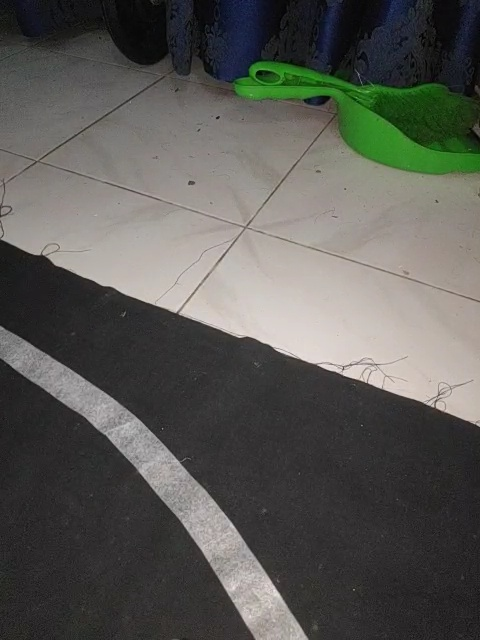
#> input picture PC/LaneDetectionModule/images/0.jpg, 480 x 640 px, given in place of the camera
$ python main_pc.py
#> lines starting #> are read from the running program, lines starting #| are printed output that depends on the picture; long printed decimals are rounded
### RaspberryPi/LaneDetectionModule/lane_detection.py
import cv2
import numpy as np
from enum import Enum

AVG_GRAD = 2


class LaneDetectionHandlerType(Enum):
    ONE_ROW = 1
    MANY_ROWS = 2
    LINE_PREDICT = 3


class LaneDetection:
    def __init__(self, calibration=0, crop_range_w=(0.2, 0.8), crop_range_h=(0.5, 1), blur_kernel_size=(3, 3),
                 canny_threshold_range=(30, 90), row_count=5, method=LaneDetectionHandlerType.ONE_ROW):
        """
        Initialize the Lane Detection module.

        :param calibration: Displacement of the center of the camera.
        :param crop_range_w: Fraction of the width to be considered when detecting lanes.
        :param crop_range_h: Fraction of the height to be considered when detecting lanes.
        :param blur_kernel_size: Size of the Gaussian Blur kernel
        :param canny_threshold_range: Low and high thresholds of Canny Edge Detector.
        :param row_count: Number of rows considered for MANY_ROWS
        :param method: Import LaneDetectionHandlerType enum to change how wheel speeds are calculated.
        """
#> further down, img is the input picture: shape (640, 480, 3); mean B, G, R 84.9, 89.5, 89.6
        self.calibration = calibration
        self.crop_range_w = crop_range_w
        self.crop_range_h = crop_range_h
        self.kernel_size = blur_kernel_size
        self.low_threshold, self.high_threshold = canny_threshold_range
        self.row_count = 20
        self.method = method

        self.correct_fraction = 0.4

    def get_canny(self, image):
        """
        Get the image with the canny edge detector applied.

        :param image: Image on which edges need to be detected.
        :return: Image with just the detected edges.
        """
        gray = cv2.cvtColor(np.array(image), cv2.COLOR_BGR2GRAY)
        blur = cv2.GaussianBlur(gray, self.kernel_size, 8)
        canny = cv2.Canny(blur, self.low_threshold, self.high_threshold)
        return canny

    # [9 lines left out: function set_automatic_threshold, not called in this run]

    def crop_image(self, image, lines=None):
        """
        Method to crop image. Crops horizontally by crop_range_w. Crops the specified number of lines
        vertically if `lines` is defined. Else crops by crop_range_h.

        :param image: Image to be cropped
        :param lines: Number of rows of pixels in cropped image
        :return: Cropped image, cropped image's height, cropped image's width
        """
        h, w = image.shape[:2]
#> h = 640; w = 480
        range_w = (int(self.crop_range_w[0] * w), int(self.crop_range_w[1] * w))
#> range_w = (0, 480)
        if not lines:
            range_h = (int(self.crop_range_h[0] * h), int(self.crop_range_h[1] * h))
#> range_h = (192, 576)
            return image[range_h[0]:range_h[1], range_w[0]:range_w[1]], range_h[1] - range_h[0], range_w[1] - range_w[0]
        return image[-lines:, range_w[0]:range_w[1]], lines, range_w[1] - range_w[0]

    def get_speed_fractions(self, image):
        """
        Method to get left and right speeds as fractions.

        :param image: Image to be used to make the decision.
        :return: Left wheel speed, Right wheel speed (range: 0 - 1; None if couldn't find edges), canny image.
        """

        cropped, h, w = self.crop_image(image)
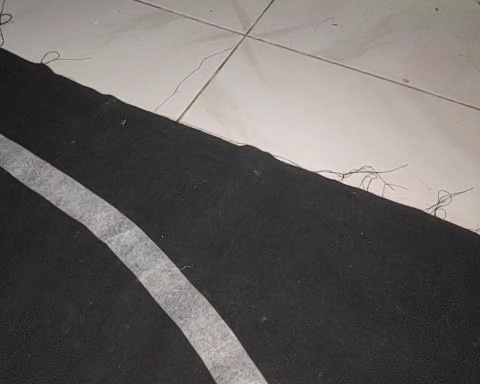
#> cropped: shape (384, 480, 3); mean B, G, R 97.6, 99.7, 103.8
#> h = 384; w = 480
        canny = self.get_canny(cropped)
#> in get_canny, `canny = cv2.Canny(blur, self.low_threshold, self.high_threshold)`:
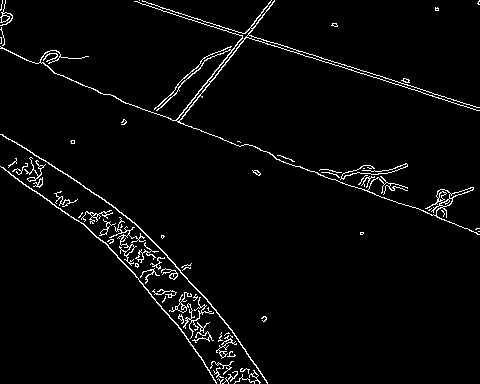
#> canny: shape (384, 480); 3.1% white in thin lines or dots
        left, right = 0, 0

        if self.method == LaneDetectionHandlerType.ONE_ROW:
            left, right = self.get_speed_fractions_one_row(canny, w, h)
        elif self.method == LaneDetectionHandlerType.LINE_PREDICT:
            left, right = self.get_speed_fractions_line_predict(canny, w)
            # Temp: Added to see lines when debugging
            lines = cv2.HoughLinesP(canny, 1, np.pi / 180, 100, minLineLength=50, maxLineGap=50)
            canny = cv2.merge([canny, canny, canny])
            if lines is not None:
                for line in lines:
                    x1, y1, x2, y2 = line[0]
                    cv2.line(canny, (x1, y1), (x2, y2), (0, 255, 0), thickness=2, lineType=8)
        elif self.method == LaneDetectionHandlerType.MANY_ROWS:
            for i in range(0, h, 15):
                l, r = self.get_speed_fractions_one_row(canny, w, h - i)
                left += l
                right += r
#> this loop made 26 passes
#> (left, right, l, r) on passes 1 to 12: (0.0583, 0.025, 0.0583, 0.025), (0.0625, 0.0667, 0.00417, 0.0417), (0.0875, 0.112, 0.025, 0.0458), (1.09, 0.125, 1, 0.0125), (2.09, 0.183, 1, 0.0583), (3.09, 0.292, 1, 0.108), (4.09, 0.454, 1, 0.163), (5.09, 0.675, 1, 0.221), (6.09, 0.879, 1, 0.204), (7.09, 1.21, 1, 0.333), (7.59, 1.61, 0.5, 0.396), (8.42, 2.07, 0.829, 0.463)
#> after the loop, left = 15.07; right = 7.08
            left /= h/15
#> left = 0.589
            right /= h/15
#> right = 0.277

        return left, right, canny

    # [21 lines left out: functions get_speed_fractions_line_predict, get_fraction_using_line_grads, not called in this run]

    def get_speed_fractions_one_row(self, canny, w, row):
        max_pixels = w // 2 - self.calibration
        left, right = max_pixels, max_pixels
        found_l, found_r = False, False
        for i in range(max_pixels):
            p1 = canny[row - 1, max_pixels + i]
            p2 = canny[row - 1, max_pixels - i]
            if not found_l and p1 > 0:
                found_l = True
                left = i
            if not found_r and p2 > 0:
                found_r = True
                right = i
            if found_l and found_r:
                break
        return left/max_pixels, right/max_pixels

    def get_turn_amount(self, image):
        """
        Calculate the turn amount (how much to turn right) using speed fractions
        :param image: Image to be used to make the decision.
        :return: turn amount (None if cannot find), canny image
        """
        l_fraction, r_fraction, canny = self.get_speed_fractions(image)
#> l_fraction = 0.589; r_fraction = 0.277

        if l_fraction == 0 and r_fraction > 0:
            turn_amount = int((self.correct_fraction - r_fraction) * 64)
        elif r_fraction == 0 and l_fraction > 0:
            turn_amount = int((l_fraction - self.correct_fraction) * 64)
        elif l_fraction == 0 and r_fraction == 0:
            turn_amount = None
        else:
            print(l_fraction, r_fraction, end=", ")
#| 0.5885 0.2767,
            turn_amount = int((l_fraction - r_fraction) * 64)
#> turn_amount = 19
            if abs(turn_amount) < 2:
                self.correct_fraction = l_fraction
        print(turn_amount)
#| 19

        return turn_amount, canny

### RaspberryPi/main_pc.py
from LaneDetectionModule.lane_detection import LaneDetection, LaneDetectionHandlerType

# For Camera Input
import cv2

# Set up camera
cap = cv2.VideoCapture(0)
cap.set(3, 640)
cap.set(4, 480)

# Initialize module objects
# mv = Movement()
ld = LaneDetection(crop_range_h=(.3, .9), crop_range_w=(0, 1), method=LaneDetectionHandlerType.MANY_ROWS)

# Loop over incoming camera frames
while True:
    ret, img = cap.read()
    cv2.imshow("original", img)

    # Lane Detection portion
    turn_amount, canny = ld.get_turn_amount(img)
#> turn_amount = 19
    cv2.imshow("canny", canny)

    # TODO: Adjust delay according to speed
    # mv.set_delayed_turn_amount(.5, turn_amount)

    # Object Detection portion (temp)
    # mv.set_speed(100)

    # mv.apply_speeds()

    if cv2.waitKey(1) == ord('q'):
#> (key q is pressed here)
        break

# mv.reset_speeds()
cap.release()
cv2.destroyAllWindows()

$ run again, on PC/LaneDetectionModule/images/1.jpg
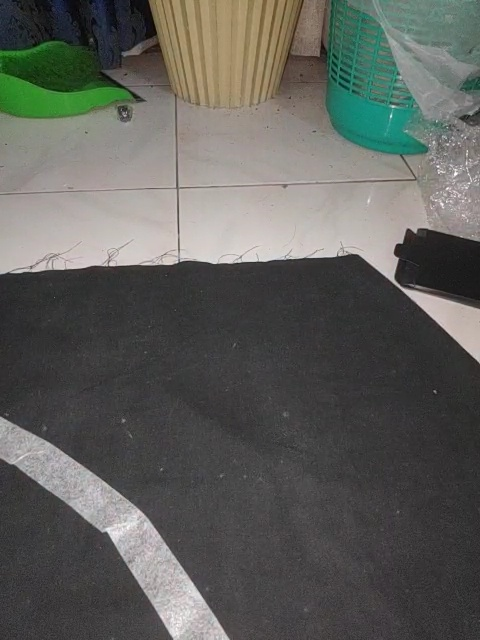
#> input picture PC/LaneDetectionModule/images/1.jpg, 480 x 640 px, given in place of the camera
#> img is the input picture: shape (640, 480, 3); mean B, G, R 90.9, 95.5, 94.4
#> in get_speed_fractions, `cropped, h, w = self.crop_image(image)`:
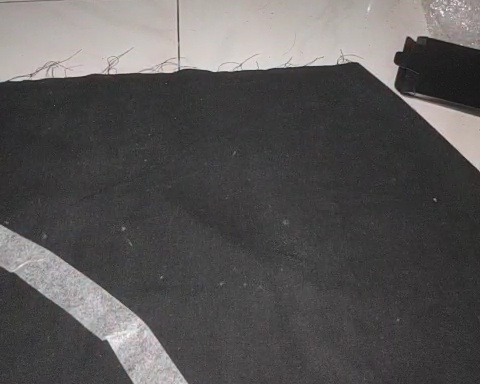
#> cropped: shape (384, 480, 3); mean B, G, R 86, 86.2, 88.6
#> in get_speed_fractions, `cropped, h, w = self.crop_image(image)`: h = 384; w = 480
#> in get_canny, `canny = cv2.Canny(blur, self.low_threshold, self.high_threshold)`:
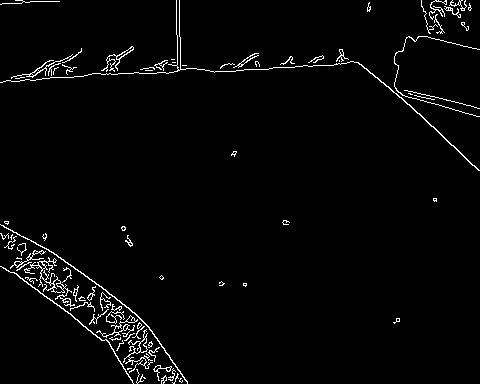
#> canny: shape (384, 480); 2.5% white in thin lines or dots
#> the loop in get_speed_fractions, `for i in range(0, h, 15):` made 26 passes
#> (left, right, l, r) on passes 1 to 8: (1, 0.221, 1, 0.221), (2, 0.483, 1, 0.263), (3, 0.787, 1, 0.304), (4, 1.13, 1, 0.346), (4.64, 1.53, 0.642, 0.396), (5.64, 1.99, 1, 0.463), (6.64, 2.54, 1, 0.546), (7.64, 2.86, 1, 0.321)
#> after the loop in get_speed_fractions, `for i in range(0, h, 15):`: left = 21.44; right = 16.29
#> in get_speed_fractions, `left /= h/15`: left = 0.838
#> in get_speed_fractions, `right /= h/15`: right = 0.636
#> l_fraction = 0.838; r_fraction = 0.636
#| 0.8376 0.6362,
#> in get_turn_amount, `turn_amount = int((l_fraction - r_fraction) * 64)`: turn_amount = 12
#| 12

$ run again, on PC/LaneDetectionModule/images/2.jpg
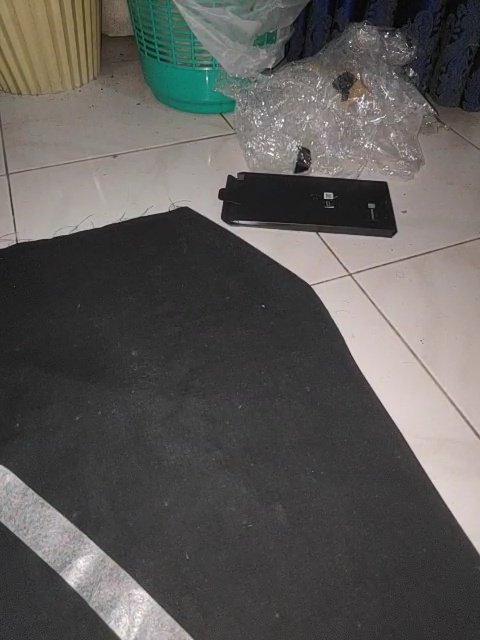
#> input picture PC/LaneDetectionModule/images/2.jpg, 480 x 640 px, given in place of the camera
#> img is the input picture: shape (640, 480, 3); mean B, G, R 87.7, 90.1, 92.2
#> in get_speed_fractions, `cropped, h, w = self.crop_image(image)`:
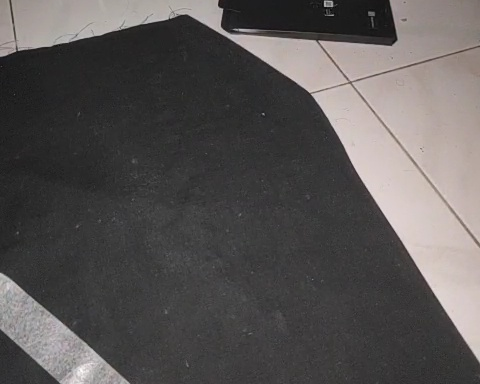
#> cropped: shape (384, 480, 3); mean B, G, R 84.9, 85.6, 89.1
#> in get_speed_fractions, `cropped, h, w = self.crop_image(image)`: h = 384; w = 480
#> in get_canny, `canny = cv2.Canny(blur, self.low_threshold, self.high_threshold)`:
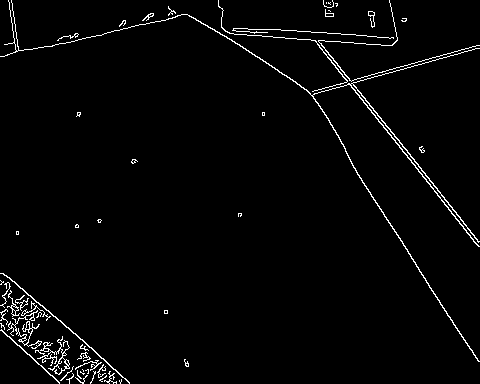
#> canny: shape (384, 480); 2.4% white in thin lines or dots
#> the loop in get_speed_fractions, `for i in range(0, h, 15):` made 26 passes
#> (left, right, l, r) on passes 1 to 8: (1, 0.463, 1, 0.463), (2, 0.992, 1, 0.529), (2.97, 1.59, 0.971, 0.596), (3.9, 2.25, 0.929, 0.667), (4.79, 2.99, 0.887, 0.738), (5.63, 3.8, 0.846, 0.812), (6.44, 4.69, 0.804, 0.887), (7.2, 5.65, 0.767, 0.958)
#> after the loop in get_speed_fractions, `for i in range(0, h, 15):`: left = 14.9; right = 20.39
#> in get_speed_fractions, `left /= h/15`: left = 0.582
#> in get_speed_fractions, `right /= h/15`: right = 0.797
#> l_fraction = 0.582; r_fraction = 0.797
#| 0.582 0.7965,
#> in get_turn_amount, `turn_amount = int((l_fraction - r_fraction) * 64)`: turn_amount = -13
#| -13

$ run again, on PC/LaneDetectionModule/images/3.jpg
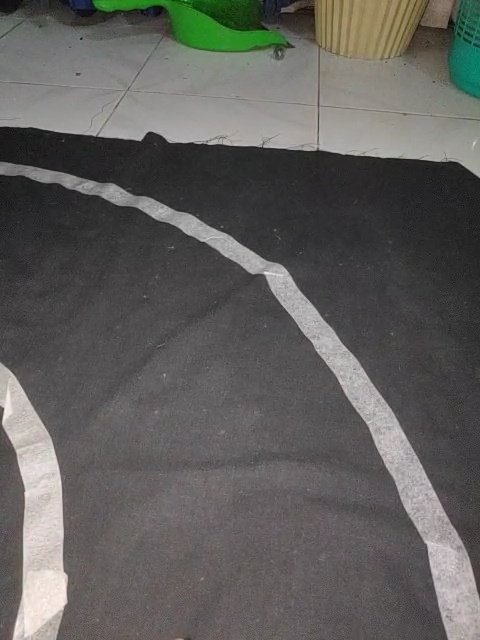
#> input picture PC/LaneDetectionModule/images/3.jpg, 480 x 640 px, given in place of the camera
#> img is the input picture: shape (640, 480, 3); mean B, G, R 92.3, 95, 96
#> in get_speed_fractions, `cropped, h, w = self.crop_image(image)`:
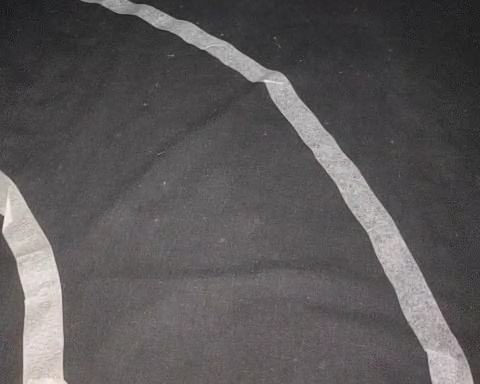
#> cropped: shape (384, 480, 3); mean B, G, R 88.3, 87.6, 90.5
#> in get_speed_fractions, `cropped, h, w = self.crop_image(image)`: h = 384; w = 480
#> in get_canny, `canny = cv2.Canny(blur, self.low_threshold, self.high_threshold)`:
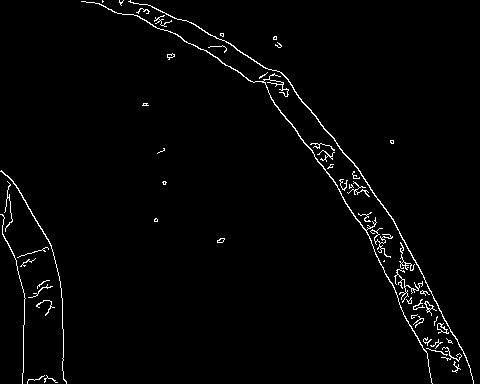
#> canny: shape (384, 480); 1.9% white in thin lines or dots
#> the loop in get_speed_fractions, `for i in range(0, h, 15):` made 26 passes
#> (left, right, l, r) on passes 1 to 8: (0.8, 0.725, 0.8, 0.725), (1.59, 1.47, 0.787, 0.742), (2.37, 2.2, 0.779, 0.738), (3.1, 2.94, 0.738, 0.738), (3.8, 3.68, 0.7, 0.742), (4.48, 4.42, 0.671, 0.742), (5.13, 5.17, 0.65, 0.746), (5.74, 5.92, 0.617, 0.754)
#> after the loop in get_speed_fractions, `for i in range(0, h, 15):`: left = 12.55; right = 18.24
#> in get_speed_fractions, `left /= h/15`: left = 0.49
#> in get_speed_fractions, `right /= h/15`: right = 0.713
#> l_fraction = 0.49; r_fraction = 0.713
#| 0.4904 0.7126,
#> in get_turn_amount, `turn_amount = int((l_fraction - r_fraction) * 64)`: turn_amount = -14
#| -14
